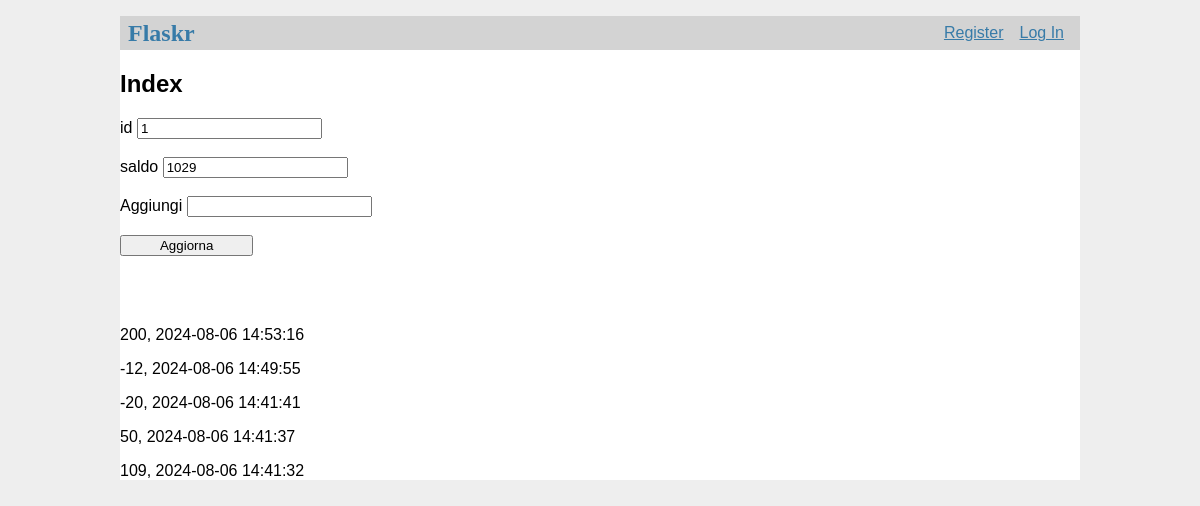
Page /account?id=1 on the committed database.
### tables this page shows
CREATE TABLE conto (
  id INTEGER PRIMARY KEY AUTOINCREMENT,
  user_id INTEGER NOT NULL,
  soldi INTEGER NOT NULL,
  created TIMESTAMP NOT NULL DEFAULT CURRENT_TIMESTAMP,
  FOREIGN KEY (user_id) REFERENCES user (id)
);

CREATE TABLE transazioni (
  id INTEGER PRIMARY KEY AUTOINCREMENT,
  conto_id INTEGER NOT NULL,
  user_id INTEGER NOT NULL,
  soldi INTEGER NOT NULL,
  created TIMESTAMP NOT NULL DEFAULT CURRENT_TIMESTAMP,
  FOREIGN KEY (user_id) REFERENCES user (id),
  FOREIGN KEY (conto_id) REFERENCES conto (id)
);

### flaskr/moneymanager.py (the view)
@bp.route('/account', methods=['GET'])
def account():
    db = get_db()
    id = request.args.get('id')
    print(id)
    query = '''
    SELECT *
    FROM user
    INNER JOIN conto ON user.id = conto.user_id
    WHERE user.id = ?
    '''
    cursor = db.execute(query, (id,))
    result = cursor.fetchone()
    query = '''
    SELECT *
    FROM user
    INNER JOIN transazioni ON user.id = transazioni.user_id
    WHERE user.id = ?
    ORDER BY created DESC
    '''
    cursor = db.execute(query, (id,))
    result1 = cursor.fetchall()
    return render_template('moneymanager/account.html', conto = result, transazioni = result1)

### flaskr/auth.py (called while the page is built)
@bp.before_app_request
def load_logged_in_user():
    user_id = session.get('user_id')
    if user_id is None:
        g.user = None
    else:
        g.user = get_db().execute(
            'SELECT * FROM user WHERE id = ?', (user_id,)
        ).fetchone()

### flaskr/db.py (called while the page is built)
def get_db():
    if 'db' not in g:
        g.db = sqlite3.connect(
            current_app.config['DATABASE'],
            detect_types=sqlite3.PARSE_DECLTYPES
        )
        g.db.row_factory = sqlite3.Row
    return g.db

### flaskr/templates/moneyManager/account.html (shortened to what this page needs)
{% extends 'base.html' %}
    {% block content %}
    <h2>Index</h2>
    <form action="{{ url_for('moneymanager.add')}}" method="get">
        <label for="id">id</label>
        <input type="number" id="id" name="id" value="{{conto['user_id']}}" readonly ><br><br>
        <label for="saldo">saldo</label>
        <input type="number" id="saldo" name="saldo" value="{{conto['soldi']}}" readonly ><br><br>
        <label for="soldi">Aggiungi</label>
        <input type="number" id="soldi" name="soldi" required><br><br>
        <input type="submit" value="Aggiorna">
    </form>
    <br><br><br>
    {% for t in transazioni %}
        <p>{{ t['soldi'] }}, {{ t['created'] }}</p>
    {% endfor %}
    {% endblock %}

### flaskr/templates/base.html (shortened to what this page needs)
<!doctype html>
<link rel="stylesheet" href="{{ url_for('static', filename='style.css') }}">
<body>
    <nav>
        <h1>Flaskr</h1>
        <ul>
          {% if g.user %}
            <li><span>{{ g.user['username'] }}</span>
            <li><a href="{{ url_for('auth.logout') }}">Log Out</a>
          {% else %}
            <li><a href="{{ url_for('auth.register') }}">Register</a>
            <li><a href="{{ url_for('auth.login') }}">Log In</a>
          {% endif %}
        </ul>
      </nav>
      {% block content %}{% endblock %}
</body>

### flaskr/static/style.css (style rules this page uses)
body { max-width: 960px; margin: 0 auto; background: white; }
h1 { font-family: serif; color: #377ba8; margin: 1rem 0; }
a { color: #377ba8; }
nav { background: lightgray; display: flex; align-items: center; padding: 0 0.5rem; }
nav h1 { flex: auto; margin: 0; }
nav ul { display: flex; list-style: none; margin: 0; padding: 0; }
nav ul li a, nav ul li span, header .action { display: block; padding: 0.5rem; }
input[type=submit] { align-self: start; min-width: 10em; }

### rows in the picture
conto: id "1", saldo "1029"
transazioni: soldi "200", created "2024-08-06 14:53:16"
transazioni: soldi "-12", created "2024-08-06 14:49:55"
transazioni: soldi "-20", created "2024-08-06 14:41:41"
transazioni: soldi "50", created "2024-08-06 14:41:37"
transazioni: soldi "109", created "2024-08-06 14:41:32"
